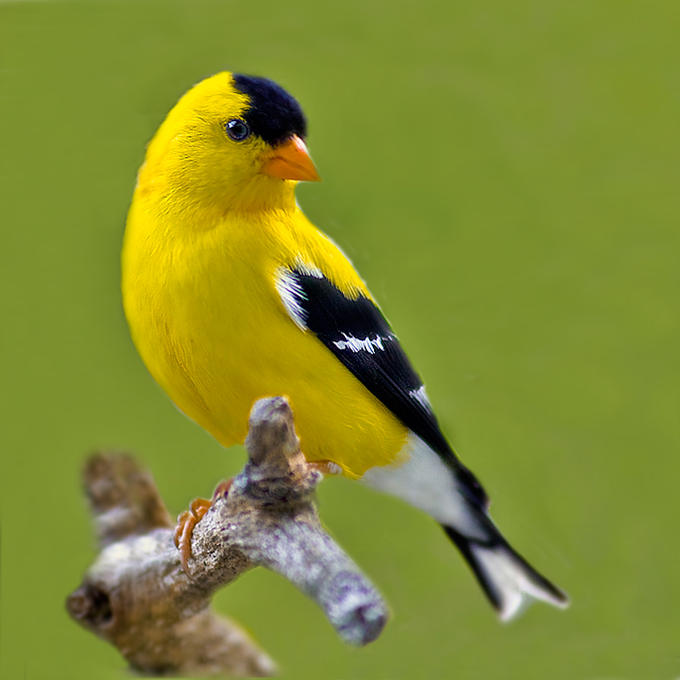
%> input picture Gold-Finch.jpg, 680 x 680 px
$ octave SelfBirdGraySegments.m   (GNU Octave 9; MATLAB toolbox functions it lacks are replaced by stand-ins)
%> lines starting %> are read from the running program, lines starting %| are printed output that depends on the picture


clc; clear all; close all;
% Solve a Clustering Problem with a Self-Organizing Map
% Script generated by NCTOOL
%
% This script assumes these variables are defined:
%
%   simpleclusterInputs - input data.
I=imread('Gold-Finch.jpg');
%> I is the input picture: size 680x680x3 uint8; mean R, G, B 130.4, 139.4, 49.2
%I = imresize(I,0.5);
figure,imshow(I);
title('Original Image');

% I=rgb2gray(I);
I1=I(:,:,1);
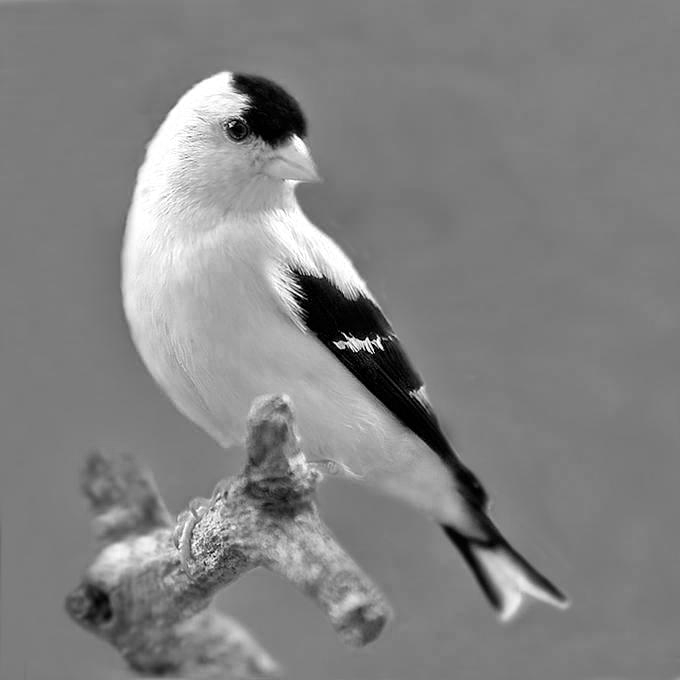
%> I1: size 680x680 uint8; min 0, max 255, mean 130.4
%Label Every Pixel in the Image Using the Results from KMEANS
nrows=size(I1,1);
%> nrows = 680
ncols=size(I1,2);
%> ncols = 680

I1=reshape(I1,1,[]);
I1=double(I1);
 normA = (I1-min(I1(:))) ./ (max(I1(:))-min(I1(:)));

 I2=I(:,:,2);
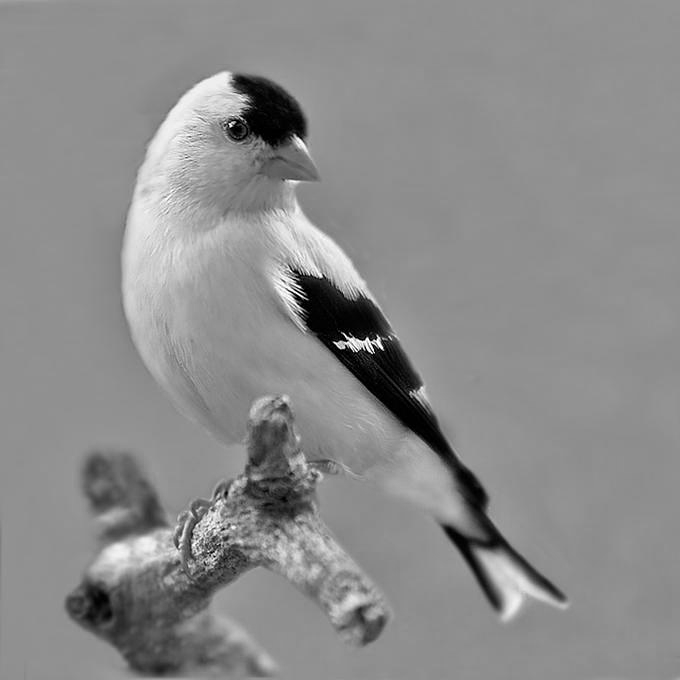
%> I2: size 680x680 uint8; min 0, max 255, mean 139.4
I2=reshape(I2,1,[]);
I2=double(I2);
 normB = (I2-min(I2(:))) ./ (max(I2(:))-min(I2(:)));

  I3=I(:,:,3);
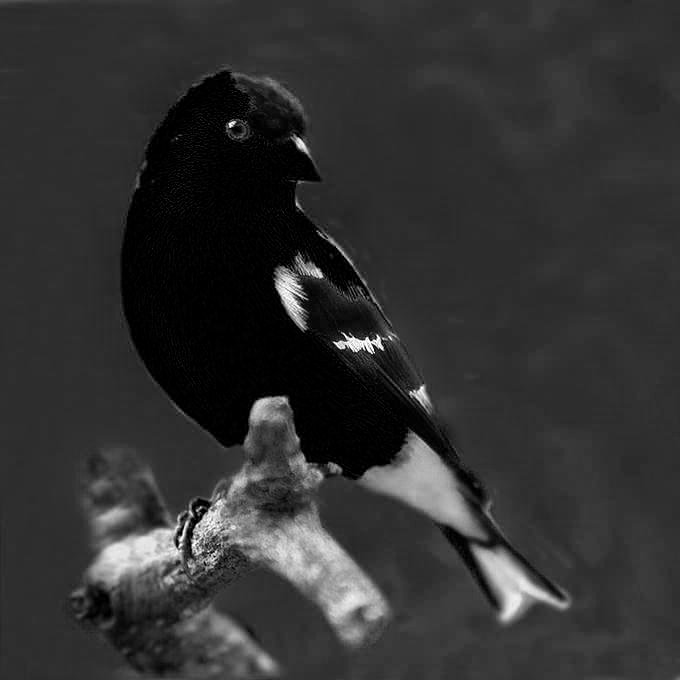
%> I3: size 680x680 uint8; min 0, max 255, mean 49.2
I3=reshape(I3,1,[]);
I3=double(I3);
 normC = (I3-min(I3(:))) ./ (max(I3(:))-min(I3(:)));


 % [16 lines of commented-out code are left out]


inputs=[normA;  normB;  normC];

%%inputs = simpleclusterInputs;

% Create a Self-Organizing Map
dimension1 = 3;
dimension2 =3;
%> (the run ends here)
